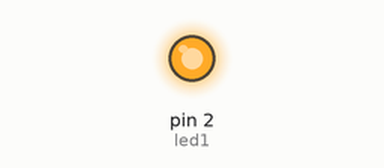
This sketch was run on a simulated Arduino Uno, built with avr-gcc and run on an emulated ATmega328P. Shown: output pins drawn as LEDs (lit = HIGH).

Above: at 0.1 s.
Timing chart, 0 to 1.6 s (numbered marks = the images above):
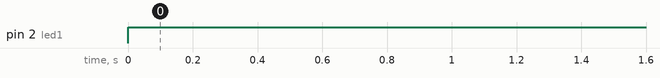

Measured:
- by itself, pin 2 (led1): LOW → HIGH at 0.00 s

The sketch:

saidas_digitais.ino
```cpp
#define led1 2

void setup() {
  pinMode(led1, OUTPUT);

}

void loop() {
  digitalWrite(led1, HIGH);
}
```
